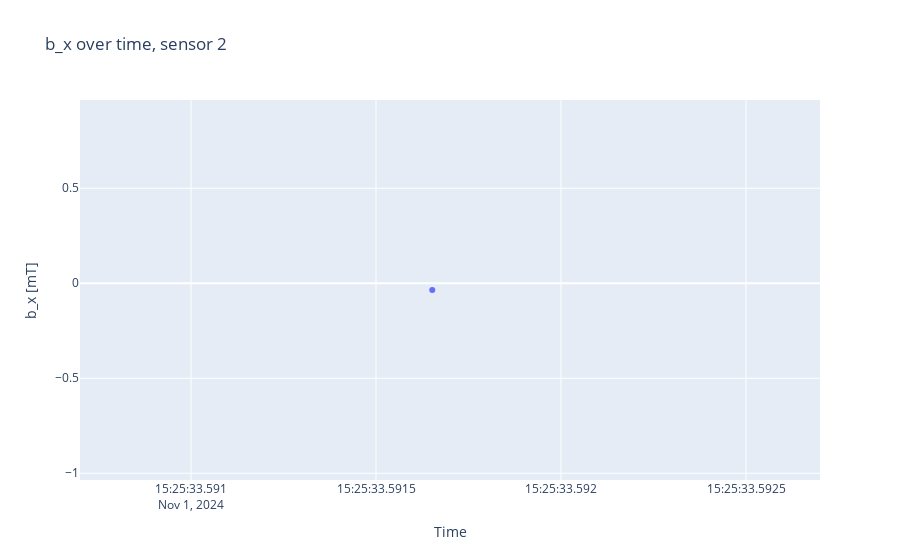
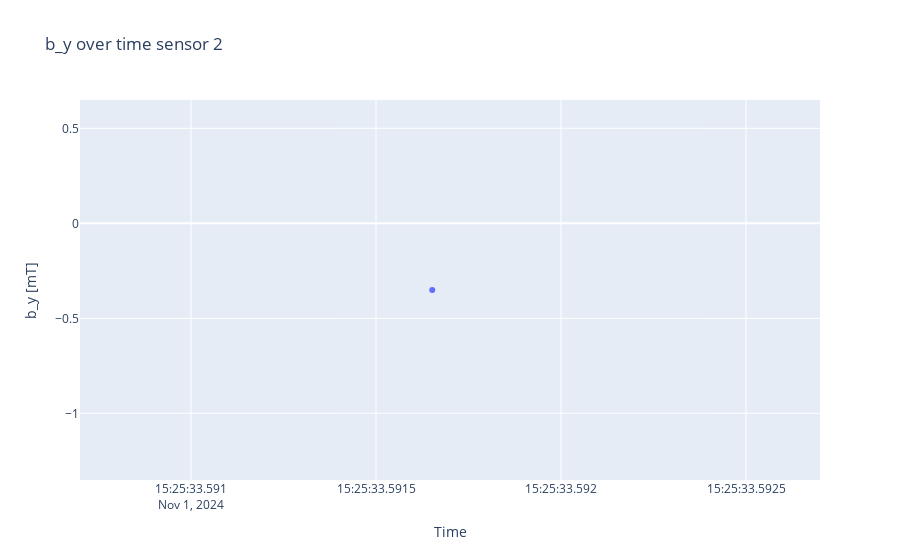
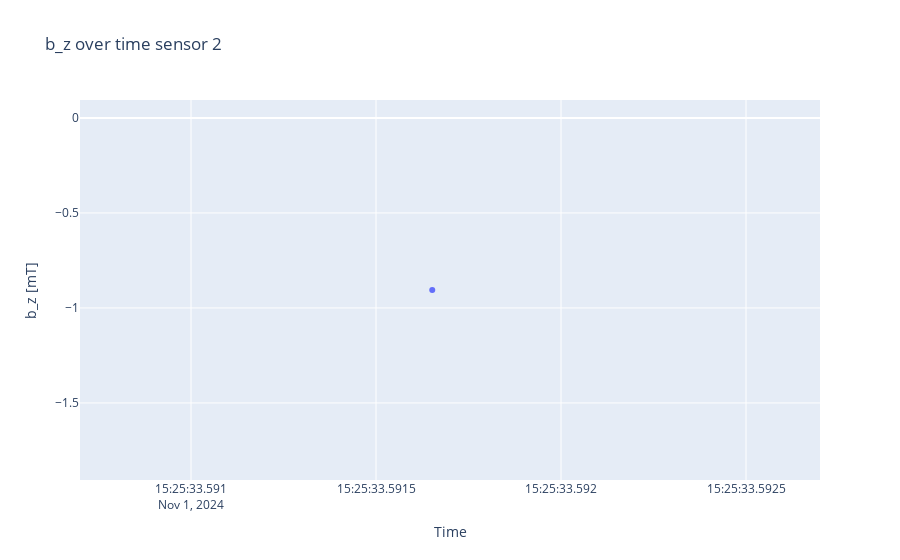

Source (notebook cell) for these figures, in order:
### Code cell
sensorplots(B, timestamps, 2)

### Figure 1 — Plotly figure (JSON) as saved in the notebook; plotly's stock layout.template omitted (floating-point values rounded to 4 significant figures)
{"data": [{"mode": "markers", "type": "scatter", "x": ["2024-11-01T15:25:33.591652"], "y": [-0.03546]}], "layout": {"title": {"text": "b_x over time, sensor 2"}, "xaxis": {"title": {"text": "Time"}}, "yaxis": {"scaleanchor": "y", "title": {"text": "b_x [mT]"}}}}

### Figure 2 — Plotly figure (JSON) as saved in the notebook; plotly's stock layout.template omitted (floating-point values rounded to 4 significant figures)
{"data": [{"mode": "markers", "type": "scatter", "x": ["2024-11-01T15:25:33.591652"], "y": [-0.3511]}], "layout": {"title": {"text": "b_y over time sensor 2"}, "xaxis": {"title": {"text": "Time"}}, "yaxis": {"scaleanchor": "y", "title": {"text": "b_y [mT]"}}}}

### Figure 3 — Plotly figure (JSON) as saved in the notebook; plotly's stock layout.template omitted (floating-point values rounded to 4 significant figures)
{"data": [{"mode": "markers", "type": "scatter", "x": ["2024-11-01T15:25:33.591652"], "y": [-0.9055]}], "layout": {"title": {"text": "b_z over time sensor 2"}, "xaxis": {"title": {"text": "Time"}}, "yaxis": {"scaleanchor": "y", "title": {"text": "b_z [mT]"}}}}
